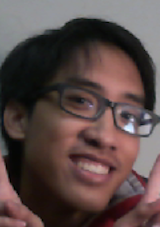
#> input picture Manual Crop/260430127_5_.bmp, 160 x 227 px; its folder holds only this picture in this run
$ python ManualCroped.py   (older library calls are emulated)
#> lines starting #> are read from the running program, lines starting #| are printed output that depends on the picture
### crop.py
from PIL import Image
import glob
import os
import numpy as np
import cv2
#files = glob.glob("./training_dataset/*.png")


def cropp(imageFile, rect):
    filepath,filename = os.path.split(imageFile)
    filtername,exts = os.path.splitext(filename)
    im = Image.open(imageFile).convert("L")

    GoldenRto = 1.418

    #print im.size
    #Address blackboxing at bottom
    bottom = rect[3]
    top = rect[1]
    left = rect[0]
    right = rect[2]

    if bottom > im.size[1]:
    	delta = bottom - im.size[1]
        top -= delta
    	bottom = im.size[1]

    box = (rect[0], top, rect[2], bottom)
    # print box
    cropped_im = im.crop(box)

    fixedW = 160

    fixedH = int(fixedW * GoldenRto)

    return cropped_im.resize((fixedW,fixedH),Image.ANTIALIAS)

    # print filtername
    # plt.imshow(cropped_im)
    #(cropped_im.resize((fixedW,fixedH),Image.ANTIALIAS)).save("./OurTeam_edited/" +filtername+"_edited.bmp",'BMP')

### ManualCroped.py
import numpy as np
import cv2
import sys
from PIL import Image
import glob
import crop
import aspectRatio
import os

files = glob.glob("./Manual Crop/*")
for imageFile in files:
	im = Image.open(imageFile)
#> im is the input picture: PIL image 160x227 RGB; mean R, G, B 90.1, 73.5, 71.6
	rect = (0, 0, im.size[0], im.size[1])
#> rect = (0, 0, 160, 227)
	crop.cropp(imageFile,rect)
#> in cropp, `im = Image.open(imageFile).convert("L")`:
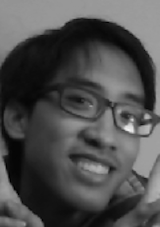
#> im: PIL image 160x227 L; min 0, max 242, mean 78.3

$ run again, on Manual Crop/260575013_4_.bmp
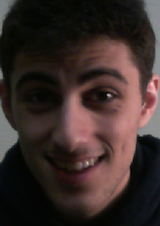
#> input picture Manual Crop/260575013_4_.bmp, 160 x 226 px
#> im is the input picture: PIL image 160x226 RGB; mean R, G, B 57.9, 44.5, 41.4
#> in cropp, `im = Image.open(imageFile).convert("L")`:
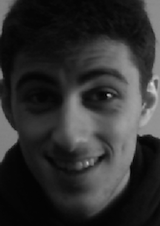
#> im: PIL image 160x226 L; min 0, max 213, mean 48.2

$ run again, on Manual Crop/260575013_5_.bmp
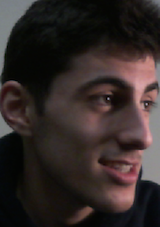
#> input picture Manual Crop/260575013_5_.bmp, 160 x 227 px
#> im is the input picture: PIL image 160x227 RGB; mean R, G, B 50.7, 41.6, 39.7
#> in cropp, `im = Image.open(imageFile).convert("L")`:
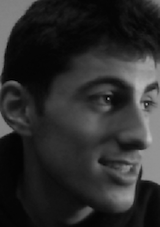
#> im: PIL image 160x227 L; min 0, max 189, mean 44.1

$ run again, on Manual Crop/260479800_4_.bmp
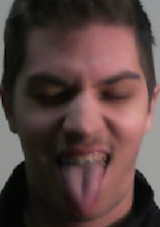
#> input picture Manual Crop/260479800_4_.bmp, 160 x 227 px
#> im is the input picture: PIL image 160x227 RGB; mean R, G, B 87.6, 66.8, 64.3
#> in cropp, `im = Image.open(imageFile).convert("L")`:
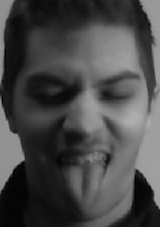
#> im: PIL image 160x227 L; min 0, max 176, mean 72.7
